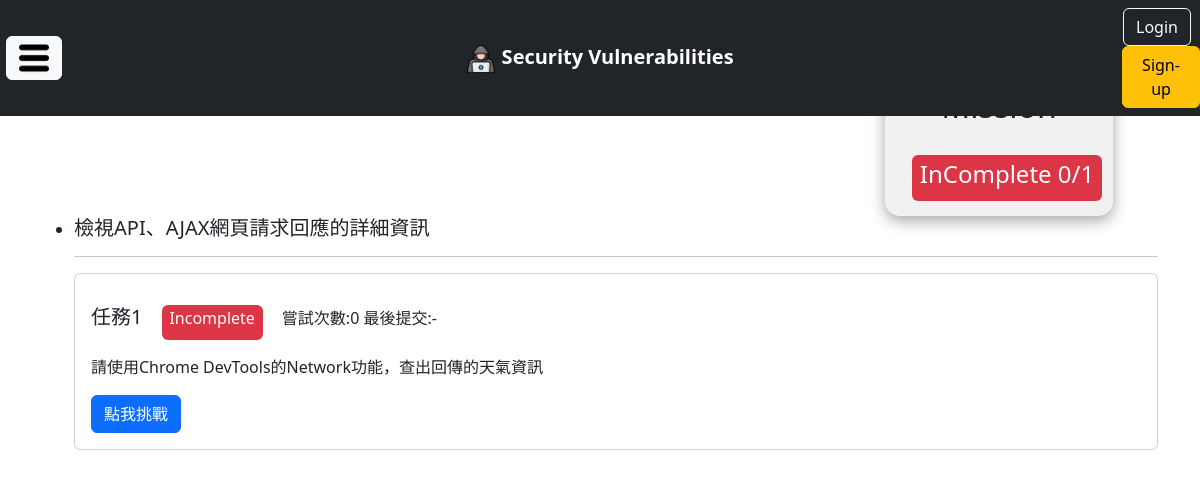
Page /devtools/network on the committed database.
### students/models.py (models this page shows, shortened)
class Mission(models.Model):
    title = models.CharField(max_length=100)
    description = models.TextField(default="")
    alias = models.CharField(max_length=100, default="")
    category = models.ForeignKey(MissionCategory, on_delete=models.CASCADE)

### students/views.py (the view)
# urls.py: path('devtools/network', students.devtools_network, name='DevNetwork'),
def devtools_network(request):
    category_id = MissionCategory.objects.get(title='Network').id
    missions_info, missions_complete_count = StudentService.get_missions_info(request.user.id, category_id)
    return render(request, 'students/dev_network.html', locals())

### students/service.py (called while the page is built)
    def get_max_attempts(user_id, mission_id):
        max_attempts = MissionRecord.objects.filter(student_id=user_id, mission_id=mission_id).aggregate(Max('attempts'))['attempts__max']
        return max_attempts if max_attempts != None else 0

    def get_missions_info(user_id, category_id):
        missions_info = []
        missions = Mission.objects.filter(category_id=category_id)
        missions_complete_count = 0
        for mission in missions:
            records = MissionRecord.objects.filter(student_id=user_id, mission_id=mission.id)
            is_completed = records.filter(is_completed=True).exists()
            if is_completed:
                missions_complete_count += 1
            missions_info.append({
                'mission': mission,
                'records': records,
                'is_completed': is_completed,
                'attempts': StudentService.get_max_attempts(user_id, mission.id),
                'last_attempt': records.order_by('-created_at').first().created_at if records.exists() else ''
            })
        return missions_info, missions_complete_count

### students/templatetags/filter.py (called while the page is built)
@register.filter
def formatTime(datetime):
    if datetime == '':
        return '-'
    return datetime.strftime("%Y/%m/%d")

@register.filter
def length(list):
    return len(list)

### templates/students/dev_network.html (shortened to what this page needs)
{% extends "base.html" %}
{% block content%}
{% load filter %}
<div class="row">
    <div class="col-9">
        <h1>Network</h1>
    </div>
    <div class="col-3" style="text-align: center;background-color: #e3e3e381;width: 20%;border-radius: 15px; box-shadow: rgba(0, 0, 0, 0.35) 0px 5px 15px;">
        {% if missions_complete_count ==  missions_info|length %}
            <h2 style="margin: 15px;">Mission</h2>
            <span class="badge bg-success" style="margin: 15px;">
                <h4>complete {{ missions_complete_count }}/{{ missions_info|length }}</h4>
            </span>
        {% else %}
            <h2 style="margin: 15px;">Mission</h2>
            <span class="badge bg-danger" style="margin: 15px;">
                <h4>InComplete {{ missions_complete_count }}/{{ missions_info|length }}</h4>
            </span>
        {% endif %}
    </div>
</div>
{% for mission_info in missions_info %}
<ul>
    <li>
        <h5>{{ mission_info.mission.title }}</h4>
        <hr>
        <div class="card">
            <div class="card-body">
                <h5 class="card-title" style="display: inline;">任務{{ forloop.counter }}</h5>
                {% if mission_info.is_completed %}
                    <span class="badge bg-success" style="margin: 15px;">
                        <h6>Complete</h6>
                    </span>
                {% else %}
                    <span class="badge bg-danger" style="margin: 15px;">
                        <h6>Incomplete</h6>
                    </span>
                {% endif %}
                <span>嘗試次數:{{ mission_info.attempts }}</span>
                <span>最後提交:{{ mission_info.last_attempt|formatTime }}</span>
                <p class="card-text">{{ mission_info.mission.description }}</p>
                <button type="button" class="btn btn-primary" data-bs-toggle="modal"
                    data-bs-target="#{{ mission_info.mission.alias }}">
                    點我挑戰
                </button>
            </div>
        </div>
    </li>
</ul>
{% endfor %}
{% endblock %}

### static/css/search.css (style rules this page uses)
h2 { text-align: center; }

### rows in the picture
Mission: mission "檢視API、AJAX網頁請求回應的詳細資訊", attempts "0", last_attempt "-", mission.description "請使用Chrome DevTools的Network功能，查出回傳的天氣資訊"

### other values in the picture
{{ missions_complete_count }} "0"
{{ missions_info|length }} "1"
